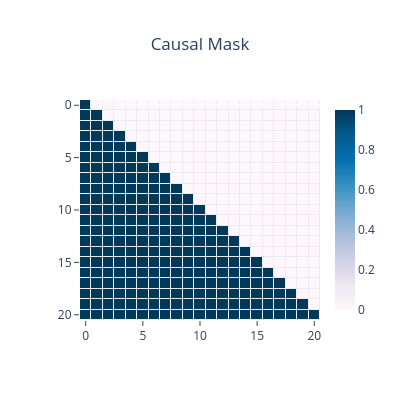

This figure's notebook cell:
### Markdown cell above
> Below the attention mask shows the position each target word (row) is
> allowed to look at (column). 
> To preserve the auto-regressive property, words are blocked for attending to
> future words during training.

### Code cell
import plotly.graph_objects as go

n = 21
matrix = create_causal_mask(n).int().numpy()[0]

heat = go.Heatmap(
        z=matrix,
        # x=xlabels,
        # y=ylabels,
        xgap=1, ygap=1,
        colorscale='PuBu',
        colorbar_thickness=20,
        colorbar_ticklen=3,
    )
layout = go.Layout(
    title_text="Causal Mask", 
    title_x=0.5, 
    width=400, height=400,
    yaxis_autorange='reversed', 
    xaxis=dict(
        ticks='outside'
    ),
    yaxis=dict(
        ticks='outside'
    ),
)
fig=go.Figure(data=[heat], layout=layout)
fig.show()

### Figure 1 — Plotly figure (JSON) as saved in the notebook; plotly's stock layout.template omitted (floating-point values rounded to 4 significant figures; data arrays with more than 128 entries replaced by an {"elided": "..."} marker saying what was removed)
{"data": [{"colorbar": {"thickness": 20, "ticklen": 3}, "colorscale": [[0, "rgb(255,247,251)"], [0.125, "rgb(236,231,242)"], [0.25, "rgb(208,209,230)"], [0.375, "rgb(166,189,219)"], [0.5, "rgb(116,169,207)"], [0.625, "rgb(54,144,192)"], [0.75, "rgb(5,112,176)"], [0.875, "rgb(4,90,141)"], [1, "rgb(2,56,88)"]], "type": "heatmap", "xgap": 1, "ygap": 1, "z": {"elided": "21x21 int values"}}], "layout": {"height": 400, "title": {"text": "Causal Mask", "x": 0.5}, "width": 400, "xaxis": {"ticks": "outside"}, "yaxis": {"autorange": "reversed", "ticks": "outside"}}}
